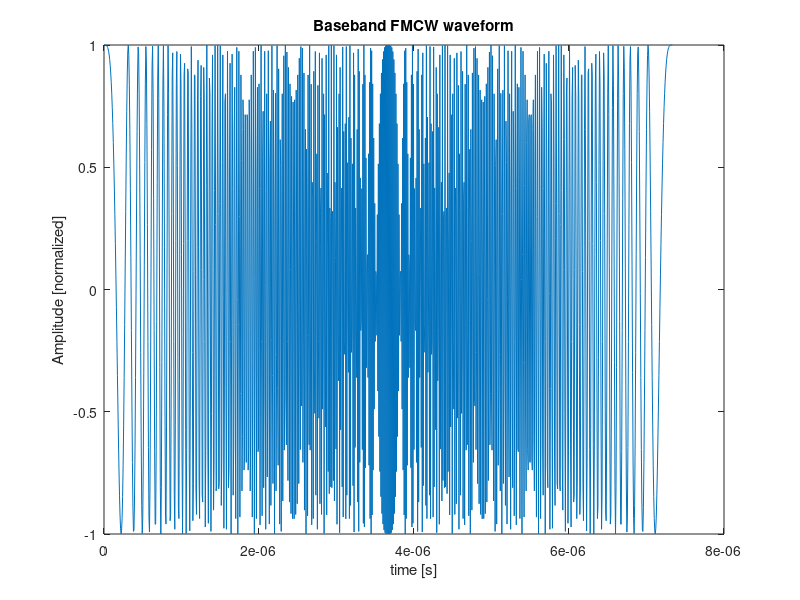

MATLAB code to generate this figure:
clear;clc;close all;

%% Parameters

f_c = 77e9;                 % frequency [Hz]
c = 3e8;                    % speed of light [m/s]
lambda = c / f_c;           % wavelength [m]

range_max = 200;            % maximum range [m]
range_res = 1;            % range resolution [m]

v_max = 230 * 1000/3600;    % maximum speed of vehicle [m/s]


%% Waveform-related parameters

rtt_max = 2 * range_max / c;        % maximum round trip time [s]
sweep_time = 5.5 * rtt_max;
bw = c / range_res / 2;             % bandwidth [Hz]

sweep_slope = bw / sweep_time;

% determine sampling rate

fr_max = sweep_slope * rtt_max;     % maximum beat frequency due to range
fd_max = 2*v_max/lambda;            % maximum beat frequency due to doppler shift
fb_max = fr_max + fd_max;

fs = max(2*fb_max, bw);             % sampling rate [# sample/s]

% print waveform paramters
fprintf('---- System parameters ----\n');
fprintf('Carrier frequency: %.2f [GHz]\n', f_c / 1e9);
fprintf('Maximum target range: %.2f [m]\n', range_max);
fprintf('Range resolution: %.2f [m]\n', range_res);
fprintf('Maximum target speed: %.2f [km/h]\n', v_max * 3.6);
fprintf('Sweep time: %.2f [us]\n', sweep_time * 1e6);
fprintf('Sweep bandwidth: %.2f [MHz]\n', bw / 1e6);
fprintf('Maximum beat frequency: %.2f [Mhz]\n', fb_max / 1e6);
fprintf('Sampling rate: %.2f [Mhz]\n', fs / 1e6);
fprintf('---------------------------\n');


%% Plot signal

sampling_interval = 1/fs;               % sampling interval [s]

t = 0:sampling_interval:sweep_time;
x_base = cos(2*pi*(sweep_slope/2 * t.^2));  % baseband FMCW signal

plot(t, x_base);
title('Baseband FMCW waveform');
xlabel('time [s]');
ylabel('Amplitude [normalized]');


%% Deploy target

ego = struct('location', [0, 0, 0], ...
             'velocity', [0, 0, 0]);

pt1 = struct('location', [20, 50, 0], ...
             'velocity', [0, 60*1e3/3.6e3, 0]);
pt2 = struct('location', [20, 50, 0], ...
             'velocity', [0, 60*1e3/3.6e3, 0]);


%pt3...




